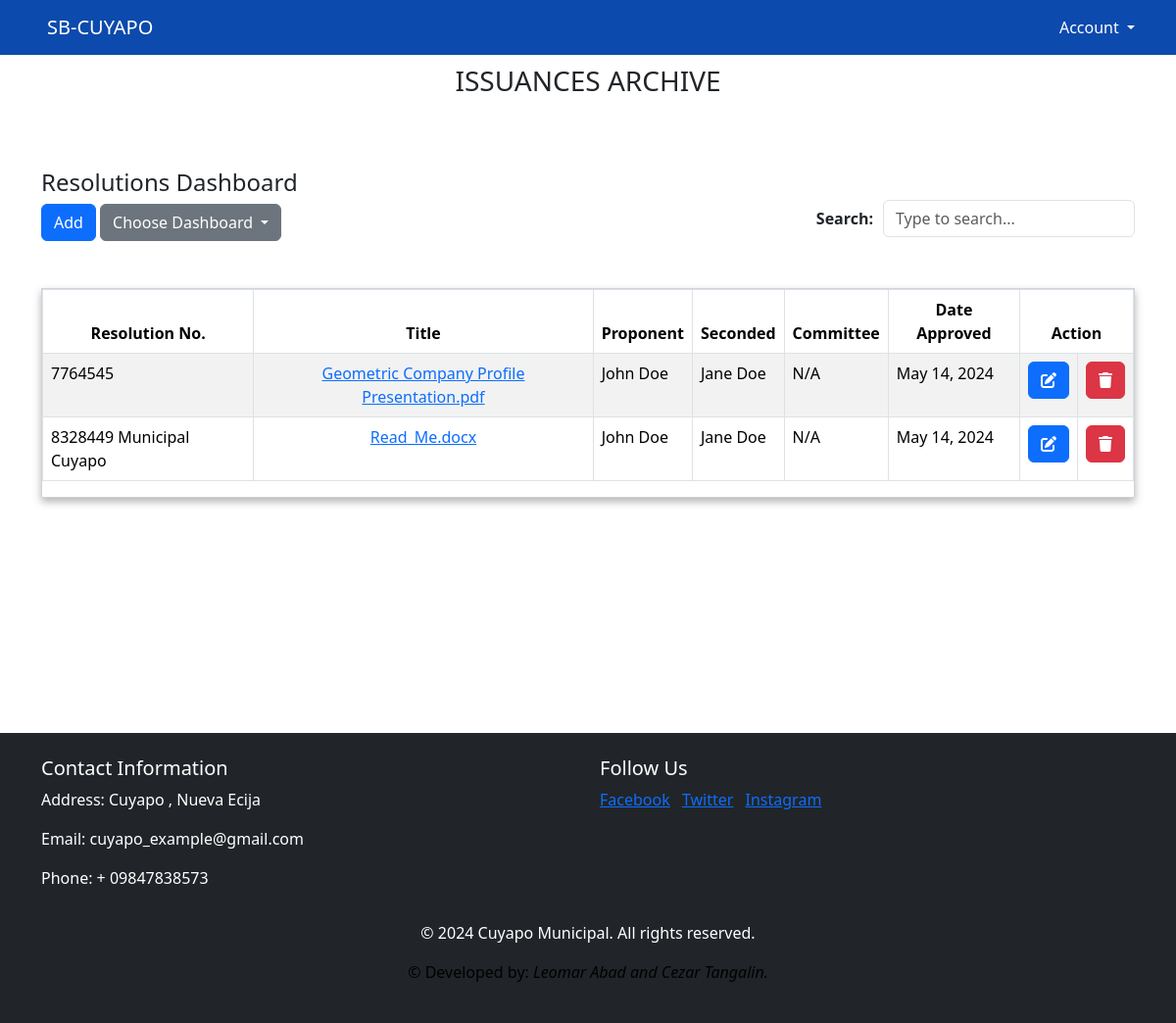
The app's page /admin/resolutions_dash.php with its own data.
### tables this page shows
CREATE TABLE `upload_res` (
  `id` int(11) NOT NULL,
  `fname` text NOT NULL,
  `name` varchar(200) NOT NULL,
  `reference_number` varchar(255) NOT NULL,
  `date_time` varchar(50) NOT NULL,
  `proponent` varchar(50) NOT NULL,
  `seconded` varchar(200) NOT NULL,
  `committe` varchar(200) NOT NULL,
  `view_count` int(11) DEFAULT 0
);

### admin/resolutions_dash.php (the view, shortened to what this page needs)
<!DOCTYPE html>
<html lang="en">
<head>
    <link href="https://cdn.jsdelivr.net/npm/bootstrap@5.3.3/dist/css/bootstrap.min.css" rel="stylesheet">
    <link rel="stylesheet" href="https://cdnjs.cloudflare.com/ajax/libs/font-awesome/6.5.1/css/all.min.css" />
    <link rel="stylesheet" href="Css\admin_dash.css">
</head>
<body>
<?php
require_once('../connection.php');
?>
<header>
            <nav id="navs" class="navbar navbar-expand-lg  navbar-dark ">
    <div class="container">
        <a class="navbar-brand" href="resolutions_dash.php">SB-CUYAPO</a>
                        <li style="list-style-type: none;" class="nav-item dropdown">
                    <a class="nav-link dropdown-toggle" href="#" id="navbarDropdown" role="button"
                       data-bs-toggle="dropdown" aria-haspopup="true" aria-expanded="false">
                        Account
                    </a>
                </li>
        </div>
</nav>
            </header>
<div class="row-fluid">
    <div class="span12">
        <div class="container">
            <h3 style="text-align: center; padding: 10px;"><p>ISSUANCES ARCHIVE</p></h3>
            <div class="search">
            <div>
            <b>Search:</b>
            </div>
            <div>
            <input  type="text" class="form-control" id="searchInput" placeholder="Type to search..." oninput="filterTable()">
            </div>
        </div>
                <H4 style="position: static; left: 30px;">Resolutions Dashboard</H4>
                <div style="position: static;" class="dropdown">
                <button id="add-btn" class="btn btn-primary">Add</button>
                <button class="btn btn-secondary dropdown-toggle" type="button" data-bs-toggle="dropdown" aria-expanded="false">
                    Choose Dashboard
                </button>
                </div>
            <br />
            <br />
        <div class="document-container">
        <div class="table-responsive">
            <table class="table table-hover table-striped table-bordered">
                <thead>
                    <tr>
                        <th style="text-align: center">Resolution No.</th>
                        <th style="text-align: center">Title</th>
                        <th style="text-align: center">Proponent</th>
                        <th style="text-align: center">Seconded</th>
                        <th style="text-align: center">Committee</th>
                        <th style="text-align: center">Date Approved</th>
                        <th colspan="2" style="text-align: center">Action</th>
                    </tr>
                </thead>
                <tbody id="dataTable">
                <?php
                $query = $conn->query("SELECT * FROM upload_res ORDER BY id DESC");
                while($row = $query->fetch()){
                    echo "<tr>";
                    echo "<td>".$row['reference_number']."</td>";
                    echo '<td style="text-align: center"><a href="resolution_pdf.php?filename=' . $row['id'] . '&f=' . $row['fname'] . '">' . $row['name'] . '</a></td>';
                    echo "<td>".$row['proponent']."</td>";
                    echo "<td>".$row['seconded']."</td>";
                    echo "<td>".$row['committe']."</td>";
                    echo "<td>".$row['date_time']."</td>";
                    echo '<td><button class="btn btn-primary edit-btn-res"  data-id-res="' . $row['id'] . '"><i class="fa-solid fa-pen-to-square"></i></button></td>';
                    echo '<td><button class="btn btn-danger"><a class="link" href="delete_res.php?id=' . $row['id'] . '"><i class="fa-solid fa-trash"></i></a></button></td>';
                    echo "</tr>";
                ?>
                <?php }?>
                </tbody>
            </table>
            </div>
        </div>
        </div>
    </div>
</div>
<div class="footer">
<?php include('../footer.php'); ?>
</div>
</body>
</html>

### footer.php (shortened to what this page needs)
<!DOCTYPE html>
<html lang="en">
<head>
    <link href="https://cdn.jsdelivr.net/npm/bootstrap@5.3.3/dist/css/bootstrap.min.css" rel="stylesheet">
    <link rel="stylesheet" href="https://cdnjs.cloudflare.com/ajax/libs/font-awesome/6.5.1/css/all.min.css" />
</head>
<body>
<footer class="bg-dark text-white py-4">
    <div class="container">
        <div class="row">
            <div class="col-md-6">
                <h5>Contact Information</h5>
                <p>Address: Cuyapo , Nueva Ecija</p>
                <p>Email: cuyapo_example@gmail.com</p>
                <p>Phone: + 09847838573</p>
            </div>
            <div class="col-md-6">
                <h5>Follow Us</h5>
                <ul class="list-inline">
                    <li class="list-inline-item"><a href="https://www.facebook.com/MyHomeCuyapo/">Facebook</a></li>
                    <li class="list-inline-item"><a href="https://twitter.com/LCuyapo">Twitter</a></li>
                    <li class="list-inline-item"><a href="https://www.instagram.com/myhomecuyapo?utm_source=ig_web_button_share_sheet&igsh=ZDNlZDc0MzIxNw==">Instagram</a></li>
                </ul>
            </div>
        </div>
        <div class="row mt-3">
            <div class="col-md-12 text-center">
                <p>&copy; 2024 Cuyapo Municipal. All rights reserved.</p>
                <div class="dev">
                    <p>&copy; Developed by: <i>Leomar Abad and Cezar Tangalin.</i></p>
                </div>
            </div>
        </div>
    </div>
</footer>
</body>
</html>

### admin/Css/admin_dash.css (style rules this page uses)
.document-container { box-shadow: 0 4px 8px 0 rgba(0,0,0,0.3); min-width: 320px; border: 1px solid #d0d4db; }
.link { color: white; text-decoration: none; }
header { position: -webkit-sticky; position: sticky; top: 0; color: white; z-index: 1000; }
#navs { background-color: #0c4aad; }
.navbar-brand { color: white; padding: 6px; }
.footer { padding-top: 30vh; }
.search { display: flex; justify-content: flex-end; align-items: center; gap: 10px; }
.search > div { position: relative; top: 70px; }

### footer.php (style rules this page uses)
.dev { color: black; }

### records on screen
upload_res: reference_number "7764545", name "Geometric Company Profile Presentation.pdf", proponent "John Doe", seconded "Jane Doe", committe "N/A", date_time "May 14, 2024"
upload_res: reference_number "8328449 Municipal Cuyapo", name "Read_Me.docx", proponent "John Doe", seconded "Jane Doe", committe "N/A", date_time "May 14, 2024"
